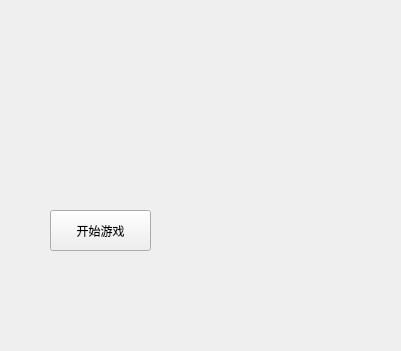
<?xml version="1.0" encoding="UTF-8"?>
<ui version="4.0">
 <class>Widget</class>
 <widget class="QWidget" name="Widget">
  <property name="geometry">
   <rect>
    <x>0</x>
    <y>0</y>
    <width>401</width>
    <height>351</height>
   </rect>
  </property>
  <property name="windowTitle">
   <string>六子棋</string>
  </property>
  <widget class="QLabel" name="label">
   <property name="geometry">
    <rect>
     <x>0</x>
     <y>0</y>
     <width>411</width>
     <height>381</height>
    </rect>
   </property>
   <property name="text">
    <string/>
   </property>
   <property name="pixmap">
    <pixmap>Image/u=1869757711,2217152015&amp;fm=26&amp;gp=0.jpg</pixmap>
   </property>
   <property name="scaledContents">
    <bool>true</bool>
   </property>
  </widget>
  <widget class="QLabel" name="label_2">
   <property name="geometry">
    <rect>
     <x>260</x>
     <y>20</y>
     <width>131</width>
     <height>181</height>
    </rect>
   </property>
   <property name="text">
    <string/>
   </property>
   <property name="pixmap">
    <pixmap>Image/614356656556334208.png</pixmap>
   </property>
   <property name="scaledContents">
    <bool>true</bool>
   </property>
  </widget>
  <widget class="QPushButton" name="pushButton_mm">
   <property name="geometry">
    <rect>
     <x>50</x>
     <y>210</y>
     <width>101</width>
     <height>41</height>
    </rect>
   </property>
   <property name="text">
    <string>开始游戏</string>
   </property>
  </widget>
 </widget>
 <layoutdefault spacing="6" margin="11"/>
 <resources/>
 <connections/>
</ui>
